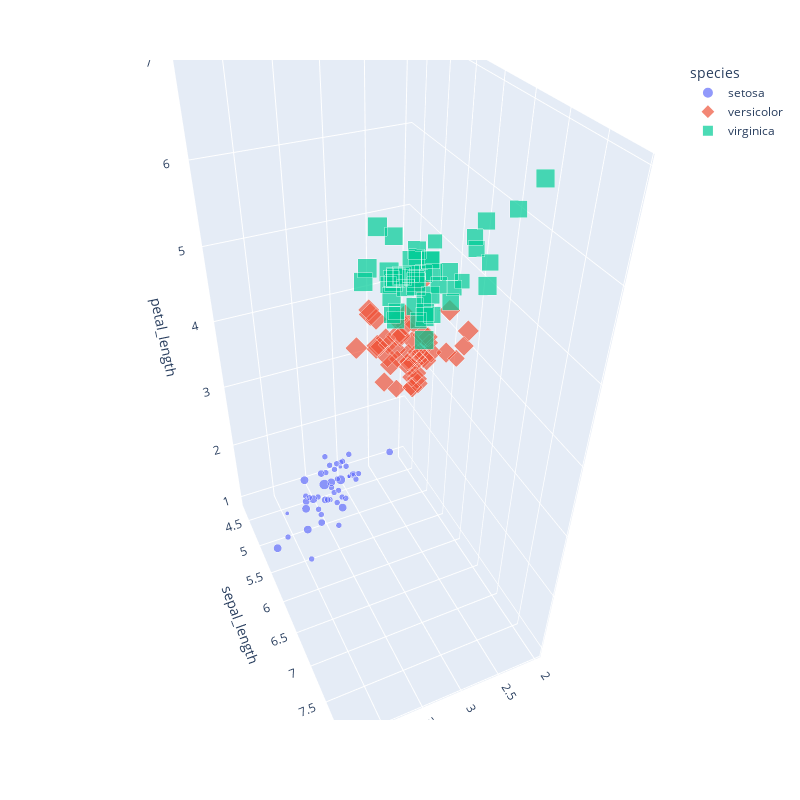

The notebook cell this image was saved under:
### Markdown cell above
Essayons de représenter ces 4 dimensions sur un seul diagramme.

### Code cell
import plotly.express as px
df = px.data.iris()
fig = px.scatter_3d(df, x="sepal_width", y="sepal_length", z="petal_length", size="petal_width", symbol="species", color="species", width=800, height=800)
fig.show()

### Figure 1 — Plotly figure (JSON) as saved in the notebook; plotly's stock layout.template omitted (floating-point values rounded to 4 significant figures)
{"data": [{"hovertemplate": "species=setosa<br>sepal_width=%{x}<br>sepal_length=%{y}<br>petal_length=%{z}<br>petal_width=%{marker.size}<extra></extra>", "legendgroup": "setosa", "marker": {"color": "#636efa", "size": [0.2, 0.2, 0.2, 0.2, 0.2, 0.4, 0.3, 0.2, 0.2, 0.1, 0.2, 0.2, 0.1, 0.1, 0.2, 0.4, 0.4, 0.3, 0.3, 0.3, 0.2, 0.4, 0.2, 0.5, 0.2, 0.2, 0.4, 0.2, 0.2, 0.2, 0.2, 0.4, 0.1, 0.2, 0.1, 0.2, 0.2, 0.1, 0.2, 0.2, 0.3, 0.3, 0.2, 0.6, 0.4, 0.3, 0.2, 0.2, 0.2, 0.2], "sizemode": "area", "sizeref": 0.00625, "symbol": "circle"}, "mode": "markers", "name": "setosa", "scene": "scene", "showlegend": true, "type": "scatter3d", "x": [3.5, 3, 3.2, 3.1, 3.6, 3.9, 3.4, 3.4, 2.9, 3.1, 3.7, 3.4, 3, 3, 4, 4.4, 3.9, 3.5, 3.8, 3.8, 3.4, 3.7, 3.6, 3.3, 3.4, 3, 3.4, 3.5, 3.4, 3.2, 3.1, 3.4, 4.1, 4.2, 3.1, 3.2, 3.5, 3.1, 3, 3.4, 3.5, 2.3, 3.2, 3.5, 3.8, 3, 3.8, 3.2, 3.7, 3.3], "y": [5.1, 4.9, 4.7, 4.6, 5, 5.4, 4.6, 5, 4.4, 4.9, 5.4, 4.8, 4.8, 4.3, 5.8, 5.7, 5.4, 5.1, 5.7, 5.1, 5.4, 5.1, 4.6, 5.1, 4.8, 5, 5, 5.2, 5.2, 4.7, 4.8, 5.4, 5.2, 5.5, 4.9, 5, 5.5, 4.9, 4.4, 5.1, 5, 4.5, 4.4, 5, 5.1, 4.8, 5.1, 4.6, 5.3, 5], "z": [1.4, 1.4, 1.3, 1.5, 1.4, 1.7, 1.4, 1.5, 1.4, 1.5, 1.5, 1.6, 1.4, 1.1, 1.2, 1.5, 1.3, 1.4, 1.7, 1.5, 1.7, 1.5, 1, 1.7, 1.9, 1.6, 1.6, 1.5, 1.4, 1.6, 1.6, 1.5, 1.5, 1.4, 1.5, 1.2, 1.3, 1.5, 1.3, 1.5, 1.3, 1.3, 1.3, 1.6, 1.9, 1.4, 1.6, 1.4, 1.5, 1.4]}, {"hovertemplate": "species=versicolor<br>sepal_width=%{x}<br>sepal_length=%{y}<br>petal_length=%{z}<br>petal_width=%{marker.size}<extra></extra>", "legendgroup": "versicolor", "marker": {"color": "#EF553B", "size": [1.4, 1.5, 1.5, 1.3, 1.5, 1.3, 1.6, 1, 1.3, 1.4, 1, 1.5, 1, 1.4, 1.3, 1.4, 1.5, 1, 1.5, 1.1, 1.8, 1.3, 1.5, 1.2, 1.3, 1.4, 1.4, 1.7, 1.5, 1, 1.1, 1, 1.2, 1.6, 1.5, 1.6, 1.5, 1.3, 1.3, 1.3, 1.2, 1.4, 1.2, 1, 1.3, 1.2, 1.3, 1.3, 1.1, 1.3], "sizemode": "area", "sizeref": 0.00625, "symbol": "diamond"}, "mode": "markers", "name": "versicolor", "scene": "scene", "showlegend": true, "type": "scatter3d", "x": [3.2, 3.2, 3.1, 2.3, 2.8, 2.8, 3.3, 2.4, 2.9, 2.7, 2, 3, 2.2, 2.9, 2.9, 3.1, 3, 2.7, 2.2, 2.5, 3.2, 2.8, 2.5, 2.8, 2.9, 3, 2.8, 3, 2.9, 2.6, 2.4, 2.4, 2.7, 2.7, 3, 3.4, 3.1, 2.3, 3, 2.5, 2.6, 3, 2.6, 2.3, 2.7, 3, 2.9, 2.9, 2.5, 2.8], "y": [7, 6.4, 6.9, 5.5, 6.5, 5.7, 6.3, 4.9, 6.6, 5.2, 5, 5.9, 6, 6.1, 5.6, 6.7, 5.6, 5.8, 6.2, 5.6, 5.9, 6.1, 6.3, 6.1, 6.4, 6.6, 6.8, 6.7, 6, 5.7, 5.5, 5.5, 5.8, 6, 5.4, 6, 6.7, 6.3, 5.6, 5.5, 5.5, 6.1, 5.8, 5, 5.6, 5.7, 5.7, 6.2, 5.1, 5.7], "z": [4.7, 4.5, 4.9, 4, 4.6, 4.5, 4.7, 3.3, 4.6, 3.9, 3.5, 4.2, 4, 4.7, 3.6, 4.4, 4.5, 4.1, 4.5, 3.9, 4.8, 4, 4.9, 4.7, 4.3, 4.4, 4.8, 5, 4.5, 3.5, 3.8, 3.7, 3.9, 5.1, 4.5, 4.5, 4.7, 4.4, 4.1, 4, 4.4, 4.6, 4, 3.3, 4.2, 4.2, 4.2, 4.3, 3, 4.1]}, {"hovertemplate": "species=virginica<br>sepal_width=%{x}<br>sepal_length=%{y}<br>petal_length=%{z}<br>petal_width=%{marker.size}<extra></extra>", "legendgroup": "virginica", "marker": {"color": "#00cc96", "size": [2.5, 1.9, 2.1, 1.8, 2.2, 2.1, 1.7, 1.8, 1.8, 2.5, 2, 1.9, 2.1, 2, 2.4, 2.3, 1.8, 2.2, 2.3, 1.5, 2.3, 2, 2, 1.8, 2.1, 1.8, 1.8, 1.8, 2.1, 1.6, 1.9, 2, 2.2, 1.5, 1.4, 2.3, 2.4, 1.8, 1.8, 2.1, 2.4, 2.3, 1.9, 2.3, 2.5, 2.3, 1.9, 2, 2.3, 1.8], "sizemode": "area", "sizeref": 0.00625, "symbol": "square"}, "mode": "markers", "name": "virginica", "scene": "scene", "showlegend": true, "type": "scatter3d", "x": [3.3, 2.7, 3, 2.9, 3, 3, 2.5, 2.9, 2.5, 3.6, 3.2, 2.7, 3, 2.5, 2.8, 3.2, 3, 3.8, 2.6, 2.2, 3.2, 2.8, 2.8, 2.7, 3.3, 3.2, 2.8, 3, 2.8, 3, 2.8, 3.8, 2.8, 2.8, 2.6, 3, 3.4, 3.1, 3, 3.1, 3.1, 3.1, 2.7, 3.2, 3.3, 3, 2.5, 3, 3.4, 3], "y": [6.3, 5.8, 7.1, 6.3, 6.5, 7.6, 4.9, 7.3, 6.7, 7.2, 6.5, 6.4, 6.8, 5.7, 5.8, 6.4, 6.5, 7.7, 7.7, 6, 6.9, 5.6, 7.7, 6.3, 6.7, 7.2, 6.2, 6.1, 6.4, 7.2, 7.4, 7.9, 6.4, 6.3, 6.1, 7.7, 6.3, 6.4, 6, 6.9, 6.7, 6.9, 5.8, 6.8, 6.7, 6.7, 6.3, 6.5, 6.2, 5.9], "z": [6, 5.1, 5.9, 5.6, 5.8, 6.6, 4.5, 6.3, 5.8, 6.1, 5.1, 5.3, 5.5, 5, 5.1, 5.3, 5.5, 6.7, 6.9, 5, 5.7, 4.9, 6.7, 4.9, 5.7, 6, 4.8, 4.9, 5.6, 5.8, 6.1, 6.4, 5.6, 5.1, 5.6, 6.1, 5.6, 5.5, 4.8, 5.4, 5.6, 5.1, 5.1, 5.9, 5.7, 5.2, 5, 5.2, 5.4, 5.1]}], "layout": {"height": 800, "legend": {"itemsizing": "constant", "title": {"text": "species"}, "tracegroupgap": 0}, "margin": {"t": 60}, "scene": {"aspectmode": "auto", "aspectratio": {"x": 0.6473, "y": 0.9709, "z": 1.591}, "camera": {"center": {"x": 0, "y": 0, "z": 0}, "eye": {"x": 0.6863, "y": 1.533, "z": 1.366}, "projection": {"type": "perspective"}, "up": {"x": 0, "y": 0, "z": 1}}, "domain": {"x": [0, 1], "y": [0, 1]}, "xaxis": {"title": {"text": "sepal_width"}, "type": "linear"}, "yaxis": {"title": {"text": "sepal_length"}, "type": "linear"}, "zaxis": {"title": {"text": "petal_length"}, "type": "linear"}}, "width": 800}}
